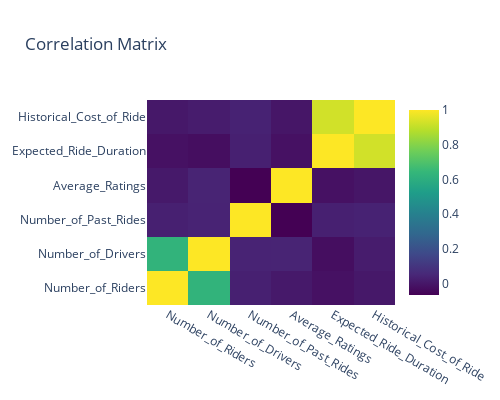

Write notebook code for a chart like this one.
### Code cell
num_df = df.select_dtypes(include='number')
corr_matrix = num_df.corr()

fig = go.Figure(data=go.Heatmap(z=corr_matrix.values, 
                                x=corr_matrix.columns, 
                                y=corr_matrix.columns,
                                colorscale='Viridis'))
fig.update_layout(title='Correlation Matrix',width = 500, height = 400)
fig.show()

### Figure 1 — Plotly figure (JSON) as saved in the notebook; plotly's stock layout.template omitted (floating-point values rounded to 4 significant figures)
{"data": [{"colorscale": [[0, "#440154"], [0.1111, "#482878"], [0.2222, "#3e4989"], [0.3333, "#31688e"], [0.4444, "#26828e"], [0.5556, "#1f9e89"], [0.6667, "#35b779"], [0.7778, "#6ece58"], [0.8889, "#b5de2b"], [1, "#fde725"]], "type": "heatmap", "x": ["Number_of_Riders", "Number_of_Drivers", "Number_of_Past_Rides", "Average_Ratings", "Expected_Ride_Duration", "Historical_Cost_of_Ride"], "y": ["Number_of_Riders", "Number_of_Drivers", "Number_of_Past_Rides", "Average_Ratings", "Expected_Ride_Duration", "Historical_Cost_of_Ride"], "z": [[1, 0.627, 0.02927, 0.008572, -0.01586, 0.005826], [0.627, 1, 0.03966, 0.0412, -0.02442, 0.01708], [0.02927, 0.03966, 1, -0.06473, 0.03068, 0.03586], [0.008572, 0.0412, -0.06473, 1, -0.01697, -0.001063], [-0.01586, -0.02442, 0.03068, -0.01697, 1, 0.9275], [0.005826, 0.01708, 0.03586, -0.001063, 0.9275, 1]]}], "layout": {"height": 400, "title": {"text": "Correlation Matrix"}, "width": 500, "xaxis": {"autorange": true, "range": [-0.5, 5.5], "type": "category"}, "yaxis": {"autorange": true, "range": [-0.5, 5.5], "type": "category"}}}
